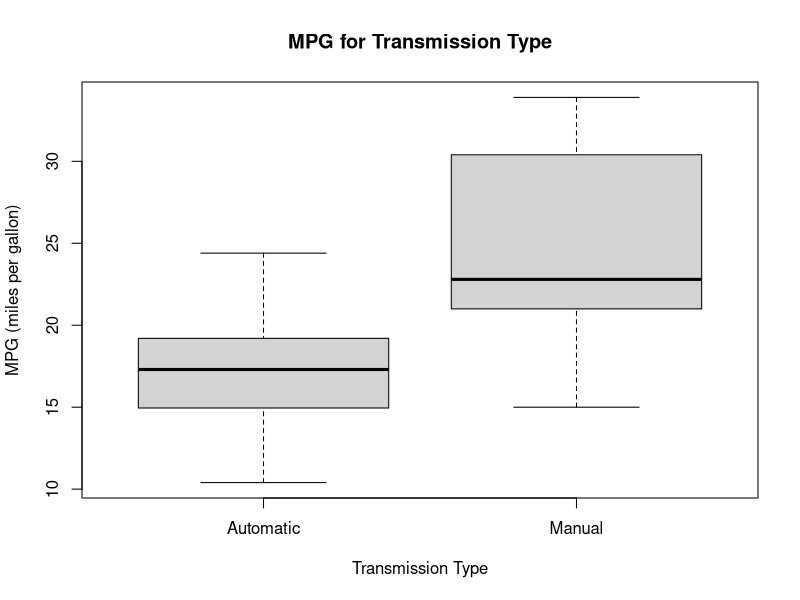

Generate this figure with R: (Note: this script raises an error after producing the figure.)
## ---- chunk 1
setwd("C:/Data/devtools/Git/RegressionModels_MPG")
library(knitr)
knitr::opts_chunk$set(fig.width=40, fig.height=20, fig.path='figs/', warning=FALSE, message=FALSE,echo = FALSE)
set.seed(1232)
## ---- chunk 2
data("mtcars")
dim(mtcars)
## ---- chunk 3
autmean <- mtcars[mtcars$am == 0,]
summary(autmean)[4,1] #Automatic
manmean <- mtcars[mtcars$am == 1,]
summary(manmean)[4,1] #Manual
## ---- chunk 4
#Updating transmission label 
mtcars$am <- factor(mtcars$am, labels = c("Automatic", "Manual"))
boxplot(mpg ~ am, data = mtcars, xlab = "Transmission Type", ylab = "MPG (miles per gallon)", main="MPG for Transmission Type")
## ---- chunk 5
aggres <- aggregate(mpg~am, data = mtcars, mean)
(aggres[2,2] - aggres[1,2])
t.test(autmean$mpg, manmean$mpg)
## ---- chunk 6
#converting factor variables for plots and models
mtcars$cyl <- factor(mtcars$cyl)
mtcars$vs <- factor(mtcars$vs)
mtcars$gear <- factor(mtcars$gear)
mtcars$carb <- factor(mtcars$carb)
str(mtcars)
## ---- chunk 7
library(car)
scatterplot.matrix(~mpg + cyl + disp + hp + drat + wt + qsec + vs + am + gear + 
    carb, data = mtcars, main = "Scatterplot Matrix")
## ---- chunk 8
fit1 <- lm(mpg ~. , data=mtcars)
fit2 <- step(fit1, direction = "both", trace=0)
## ---- chunk 9
par(mfrow = c(2,2))
plot(fit2)
## ---- chunk 10
summary(fit2)
## ---- chunk 11
final_model <- lm(mpg ~ am, data = mtcars)
anova(fit2, final_model)
